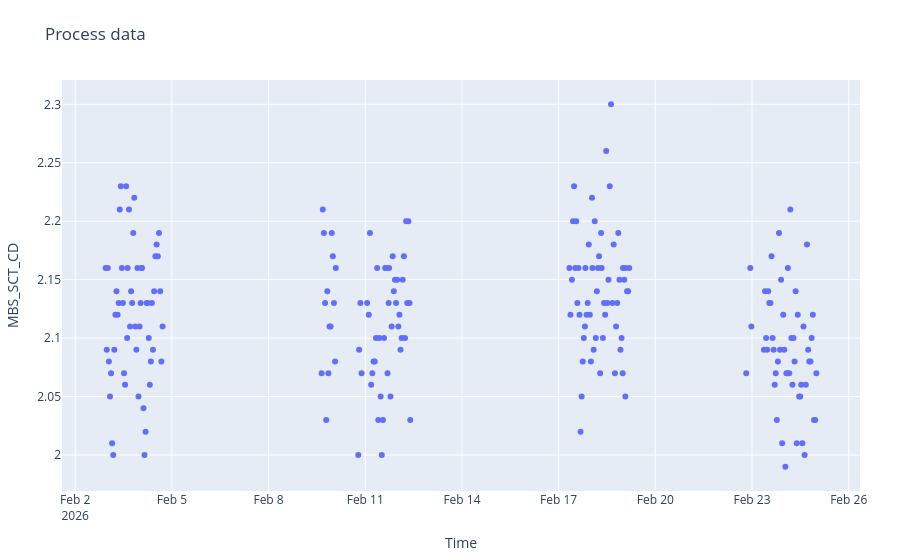

The cell this chart's notebook holds for it:
### Markdown cell above
## Query

### Code cell
#run_query("show steam cost for grade 6010120 for week 11"),
#run_query("show starch uptake top for grade 6010120 in February"),
#run_query("show starch uptake bottom for grade 6010120 in February"),
run_query("show SCT CD but not overprocessing for grade 6010120 in February"),
#run_query("show starch uptake not top bottom with SCT CD not overprocessing on secondary axis for grade 6010120 in February"),
#tables, figures  = run_query("show current basis weight and starch uptake not top bottom in secondary axis for grade 6010120 in week 12")

### Figure 1 — Plotly figure (JSON) as saved in the notebook; plotly's stock layout.template omitted (floating-point values rounded to 4 significant figures; data arrays with more than 128 entries replaced by an {"elided": "..."} marker saying what was removed)
{"data": [{"hovertemplate": "<b>%{fullData.name}</b><br>Time: %{x}<br>Value: %{y}<extra></extra>", "mode": "markers", "name": "MBS_SCT_CD", "type": "scatter", "x": {"elided": "220 str values"}, "y": {"elided": "220 float values"}, "yaxis": "y"}], "layout": {"hovermode": "x unified", "legend": {"orientation": "h", "x": 0, "xanchor": "left", "y": 1.02, "yanchor": "bottom"}, "margin": {"b": 50, "l": 60, "r": 40, "t": 80}, "title": {"text": "Process data"}, "xaxis": {"title": {"text": "Time"}}, "yaxis": {"title": {"text": "MBS_SCT_CD"}}}}
